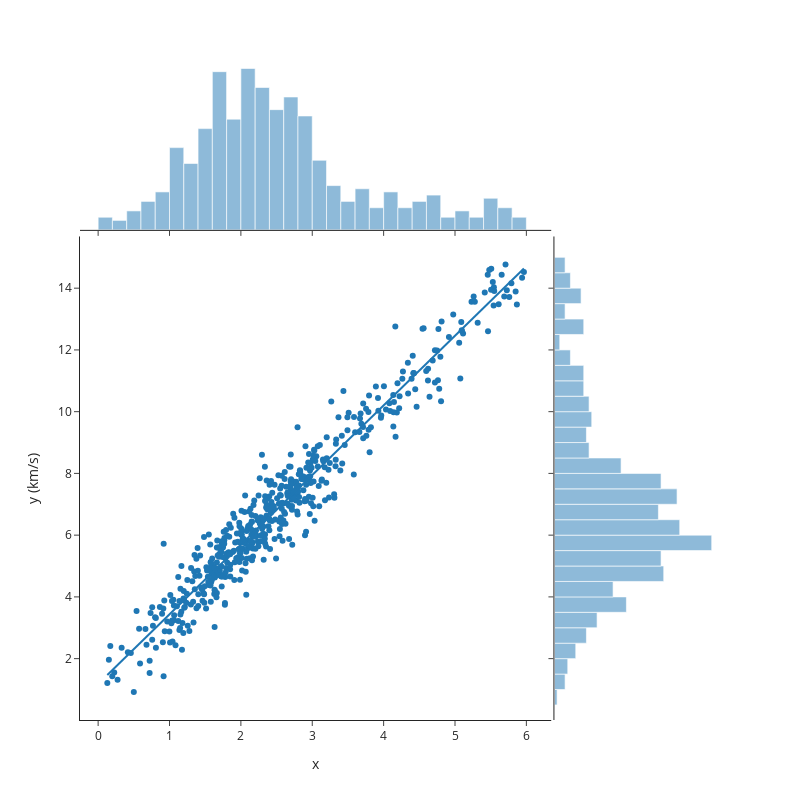

This figure's notebook cell:
### Code cell
fig = px.scatter(df, x="x", y="y", marginal_x="histogram", marginal_y="histogram",
                trendline="ols", height=800, width=800,
                labels={
                     "x": "x",
                     "y": "y (km/s)",
                     "SrcID": "Source ID"
                 }, template="simple_white")
fig.show()

### Figure 1 — Plotly figure (JSON) as saved in the notebook; plotly's stock layout.template omitted (floating-point values rounded to 4 significant figures; data arrays with more than 128 entries replaced by an {"elided": "..."} marker saying what was removed)
{"data": [{"hovertemplate": "x=%{x}<br>y (km/s)=%{y}<extra></extra>", "legendgroup": "", "marker": {"color": "#1F77B4", "symbol": "circle"}, "mode": "markers", "name": "", "orientation": "v", "showlegend": false, "type": "scatter", "x": {"elided": "549 float values"}, "xaxis": "x", "y": {"elided": "549 float values"}, "yaxis": "y"}, {"alignmentgroup": "True", "bingroup": "x", "hovertemplate": "x=%{x}<br>count=%{y}<extra></extra>", "legendgroup": "", "marker": {"color": "#1F77B4"}, "name": "", "offsetgroup": "", "opacity": 0.5, "showlegend": false, "type": "histogram", "x": {"elided": "549 float values"}, "xaxis": "x3", "yaxis": "y3"}, {"alignmentgroup": "True", "bingroup": "y", "hovertemplate": "y (km/s)=%{y}<br>count=%{x}<extra></extra>", "legendgroup": "", "marker": {"color": "#1F77B4"}, "name": "", "offsetgroup": "", "opacity": 0.5, "showlegend": false, "type": "histogram", "xaxis": "x2", "y": {"elided": "549 float values"}, "yaxis": "y2"}, {"hovertemplate": "<b>OLS trendline</b><br>y = 2.25567 * x + 1.18151<br>R<sup>2</sup>=0.943460<br><br>x=%{x}<br>y (km/s)=%{y} <b>(trend)</b><extra></extra>", "legendgroup": "", "marker": {"color": "#1F77B4", "symbol": "circle"}, "mode": "lines", "name": "", "showlegend": false, "type": "scatter", "x": {"elided": "549 float values"}, "xaxis": "x", "y": {"elided": "549 float values"}, "yaxis": "y"}], "layout": {"barmode": "overlay", "height": 800, "legend": {"tracegroupgap": 0}, "margin": {"t": 60}, "width": 800, "xaxis": {"anchor": "y", "domain": [0, 0.7363], "title": {"text": "x"}}, "xaxis2": {"anchor": "y2", "domain": [0.7413, 1], "matches": "x2", "showline": false, "showticklabels": false, "ticks": ""}, "xaxis3": {"anchor": "y3", "domain": [0, 0.7363], "matches": "x", "showticklabels": false}, "xaxis4": {"anchor": "y4", "domain": [0.7413, 1], "matches": "x2", "showline": false, "showticklabels": false, "ticks": ""}, "yaxis": {"anchor": "x", "domain": [0, 0.7326], "title": {"text": "y (km/s)"}}, "yaxis2": {"anchor": "x2", "domain": [0, 0.7326], "matches": "y", "showticklabels": false}, "yaxis3": {"anchor": "x3", "domain": [0.7426, 1], "matches": "y3", "showline": false, "showticklabels": false, "ticks": ""}, "yaxis4": {"anchor": "x4", "domain": [0.7426, 1], "matches": "y3", "showline": false, "showticklabels": false, "ticks": ""}}}
